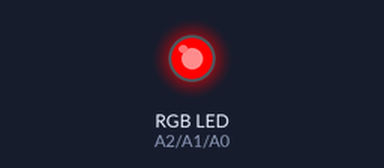
Simulated run of this sketch. Board: Arduino Uno, built with avr-gcc and run on an emulated ATmega328P. Parts: an RGB LED mixed from three pins (HIGH = lit).

Above: at 0.05 s.
At 1.45 s:
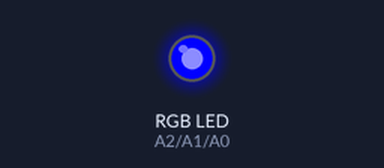
At 2.85 s:
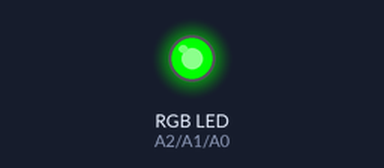
Timing chart, 0 to 3.1 s (numbered marks = the images above):
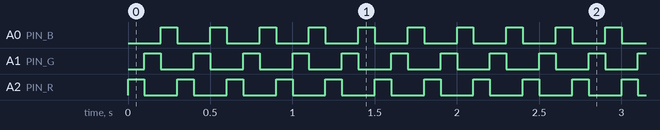

The sketch:

RGB.ino
```cpp
#define PIN_R A2
#define PIN_G A1
#define PIN_B A0

void setRGBLed(int r, int g, int b){
  analogWrite(PIN_R, r);
  analogWrite(PIN_G, g);
  analogWrite(PIN_B, b);
}

void setup() {
  Serial.begin(9600);
  pinMode(PIN_R, OUTPUT);
  pinMode(PIN_G, OUTPUT);
  pinMode(PIN_B, OUTPUT);
}

void loop() {
  setRGBLed(255, 0, 0);
  delay(100);
  setRGBLed(0, 255, 0);
  delay(100);
  setRGBLed(0, 0, 255);
  delay(100);
}
```

Measured:
- by itself, A0 (PIN_B), A1 (PIN_G), A2 (PIN_R): alternates HIGH for 0.10 s and LOW for 0.20 s
